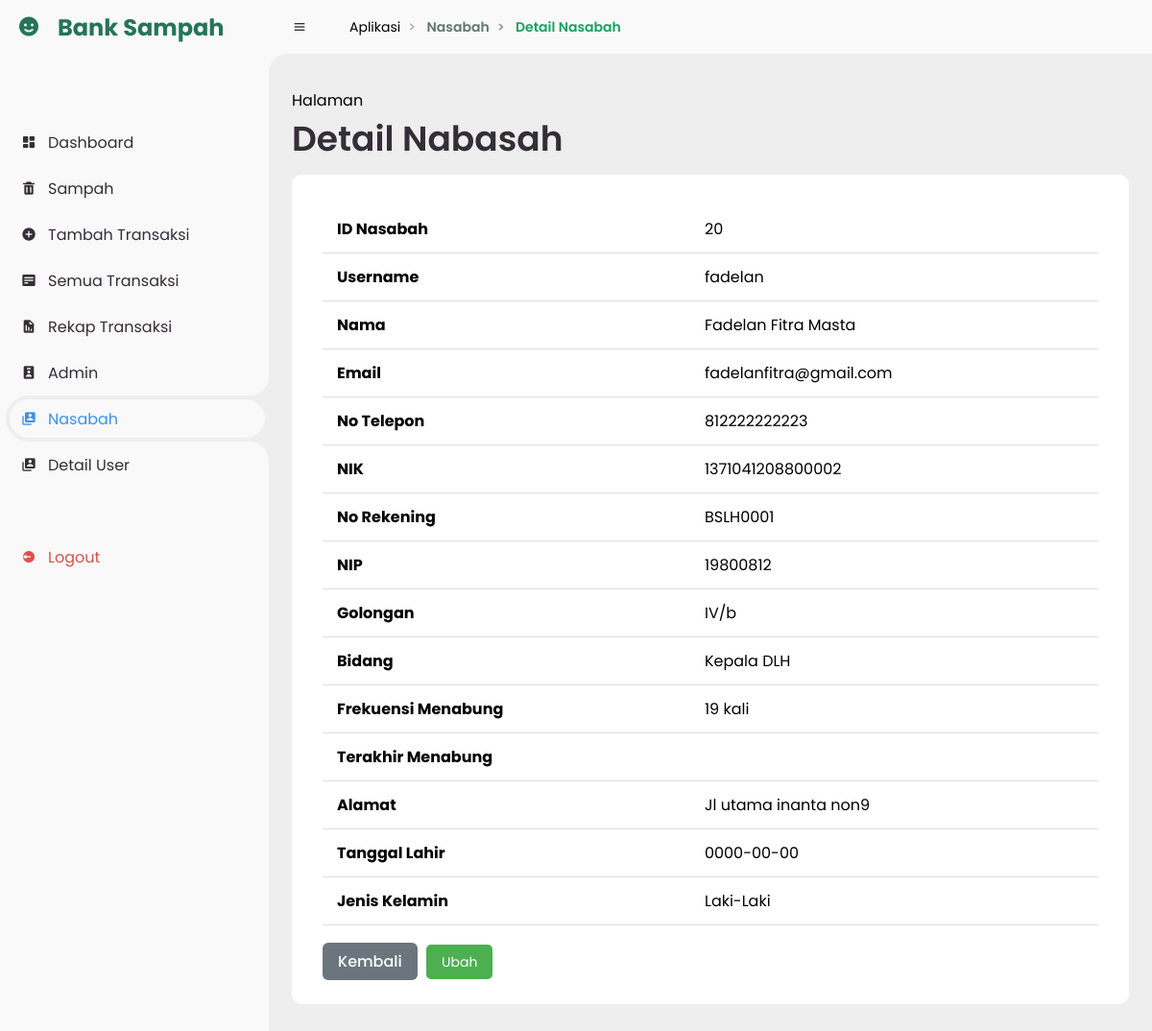
/index.php?page=detail_nasabah&id=20 (signed in), run on the app's committed database.
### tables this page shows
CREATE TABLE `user` (
  `id` int(11) NOT NULL,
  `email` varchar(255) DEFAULT NULL,
  `username` varchar(255) NOT NULL,
  `password` varchar(255) NOT NULL,
  `nama` varchar(40) NOT NULL,
  `no_rek` varchar(10) NOT NULL,
  `notelp` varchar(200) DEFAULT NULL,
  `nik` varchar(200) DEFAULT NULL,
  `nip` varchar(20) DEFAULT NULL,
  `gol` varchar(10) DEFAULT NULL,
  `alamat` varchar(255) DEFAULT NULL,
  `tgl_lahir` date DEFAULT NULL,
  `kelamin` enum('Laki-Laki','Perempuan') NOT NULL,
  `bidang` varchar(100) DEFAULT NULL,
  `role` enum('admin','nasabah') NOT NULL,
  `created_at` datetime NOT NULL DEFAULT current_timestamp() ON UPDATE current_timestamp(),
  `frekuensi_menabung` int(11) DEFAULT 0,
  `terakhir_menabung` datetime DEFAULT NULL,
  `status` tinyint(1) DEFAULT 0,
  `verify_token` varchar(255) DEFAULT NULL,
  `verify_status` enum('pending','verified') DEFAULT 'pending'
);

### views/nasabah/detail_nasabah.php (the view, shortened to what this page needs)
<?php
include_once __DIR__ . '/../layouts/sidebar.php';
include_once __DIR__ . '/../../fungsi.php';
$id = isset($_GET['id']) ? (int)$_GET['id'] : 1;
$query = "SELECT * FROM user WHERE id = ? AND role = 'nasabah' AND status = 1";
$stmt = mysqli_prepare($koneksi, $query);
mysqli_stmt_bind_param($stmt, "i", $id);
mysqli_stmt_execute($stmt);
$result = mysqli_stmt_get_result($stmt);
$row = mysqli_fetch_assoc($result);
?>
<!DOCTYPE html>
<html lang="en">
<head>
    <link href='https://unpkg.com/boxicons@2.0.9/css/boxicons.min.css' rel='stylesheet'>
    <link rel="stylesheet" href="../../assets/css/style.css">
</head>
<body>
    <section id="content">
        <nav>
            <i class='bx bx-menu'></i>
            <?php include_once __DIR__ . '/../layouts/breadcrumb.php'; ?>
        </nav>
        <main>
            <div class="head-title">
                <div class="left">
                    <span>Halaman</span>
                    <h1>Detail Nabasah</h1>
                </div>
            </div>
            <div id="wrapper">
                <div class="main--content">
                    <div class="card--container">
                        <table class="table table-bordered mt-3">
                            <tr>
                                <th>ID Nasabah</th>
                                <td><?= htmlspecialchars($row['id']); ?></td>
                            </tr>
                            <tr>
                                <th>Username</th>
                                <td><?= htmlspecialchars($row['username']); ?></td>
                            </tr>
                            <tr>
                                <th>Nama</th>
                                <td><?= htmlspecialchars($row['nama']); ?></td>
                            </tr>
                            <tr>
                                <th>Email</th>
                                <td><?= htmlspecialchars($row['email']); ?></td>
                            </tr>
                            <tr>
                                <th>No Telepon</th>
                                <td><?= htmlspecialchars($row['notelp']); ?></td>
                            </tr>
                            <tr>
                                <th>NIK</th>
                                <td><?= htmlspecialchars($row['nik']); ?></td>
                            </tr>
                            <tr>
                                <th>No Rekening</th>
                                <td><?= htmlspecialchars($row['no_rek']); ?></td>
                            </tr>
                            <tr>
                                <th>NIP</th>
                                <td><?= htmlspecialchars($row['nip']); ?></td>
                            </tr>
                            <tr>
                                <th>Golongan</th>
                                <td><?= htmlspecialchars($row['gol']); ?></td>
                            </tr>
                            <tr>
                                <th>Bidang</th>
                                <td><?= htmlspecialchars($row['bidang']); ?></td>
                            </tr>
                            <tr>
                                <th>Frekuensi Menabung</th>
                                <td><?= htmlspecialchars($row['frekuensi_menabung']) ?> kali</td>
                            </tr>
                            <tr>
                                <th>Terakhir Menabung</th>
                                <td><?= htmlspecialchars($row['terakhir_menabung']); ?></td>
                            </tr>
                            <tr>
                                <th>Alamat</th>
                                <td><?= htmlspecialchars($row['alamat']); ?></td>
                            </tr>
                            <tr>
                                <th>Tanggal Lahir</th>
                                <td><?= htmlspecialchars($row['tgl_lahir']); ?></td>
                            </tr>
                            <tr>
                                <th>Jenis Kelamin</th>
                                <td><?= htmlspecialchars($row['kelamin']); ?></td>
                            </tr>
                        </table><br>
                        <a href="index.php?page=nasabah" class="back-btn">Kembali</a>
                        <a href="index.php?page=ubah_nasabah&id=<?= htmlspecialchars($row["id"]); ?>" class="inputbtn">Ubah</a>
                    </div>
                </div>
            </div>
        </main>
    </section>
</body>
</html>

### assets/css/style.css (style rules this page uses)
* { margin: 0; padding: 0; box-sizing: border-box; }
a { text-decoration: none; }
:root { --poppins: 'Poppins', sans-serif; --lato: 'Lato', sans-serif; --light: #F9F9F9; --blue: #3C91E6; --light-blue: #CFE8FF; --grey: #eee; --dark-grey: #AAAAAA; --dark: #342E37; --red: #DB504A; --yellow: #FFCE26; --light-yellow: #FFF2C6; --orange: #FD7238; --light-orange: #FFE0D3; }
html { overflow-x: hidden; }
body { background: var(--grey); overflow-x: hidden; }
#content { position: relative; width: calc(100% - 280px); left: 280px; transition: .3s ease; }
#content nav { height: 56px; background: var(--light); padding: 0 24px; display: flex; align-items: center; grid-gap: 24px; font-family: var(--lato); position: sticky; top: 0; left: 0; z-index: 1000; }
#content nav::before { content: ''; position: absolute; width: 40px; height: 40px; bottom: -40px; left: 0; border-radius: 50%; box-shadow: -20px -20px 0 var(--light); }
#content nav .bx.bx-menu { cursor: pointer; color: var(--dark); }
#content main { width: 100%; padding: 36px 24px; font-family: var(--poppins); max-height: calc(100vh - 56px); overflow-y: auto; }
#content main .head-title { display: flex; align-items: center; justify-content: space-between; grid-gap: 16px; flex-wrap: wrap; }
#content main .head-title .left h1 { font-size: 36px; font-weight: 600; margin-bottom: 10px; color: var(--dark); }
.card--container { background: #fff; padding: 2rem; border-radius: 10px; margin-bottom: 1rem; }
table { width: 100%; border-collapse: collapse; background: #ffffff; }
th, td { text-align: left; padding: 12px 15px; border-bottom: 1px solid #dddddd; }
.inputbtn { padding: 8px 16px; background-color: #4CAF50; border: none; color: white; margin: 10px 5px; border-radius: 5px; font-size: 14px; cursor: pointer; transition: background-color 0.3s ease; }
table { border-collapse: collapse; }
.back-btn { background-color: #6c757d; color: #fff; padding: 8px 16px; border-radius: 6px; text-decoration: none; font-weight: 500; transition: background-color 0.3s ease; }

### views/layouts/sidebar.php (style rules this page uses)
* { font-family: 'Poppins', sans-serif; }

### data on the page
user: id "20", username "fadelan", nama "Fadelan Fitra Masta", email "fadelanfitra@gmail.com", notelp "812222222223", nik "1371041208800002", no_rek "BSLH0001", nip "19800812", gol "IV/b", bidang "Kepala DLH", frekuensi_menabung "19", alamat "Jl utama inanta non9", tgl_lahir "0000-00-00", kelamin "Laki-Laki"

### other printed values
$item['label'] "Aplikasi"
$item['label'] "Nasabah"
$item['label'] "Detail Nasabah"
